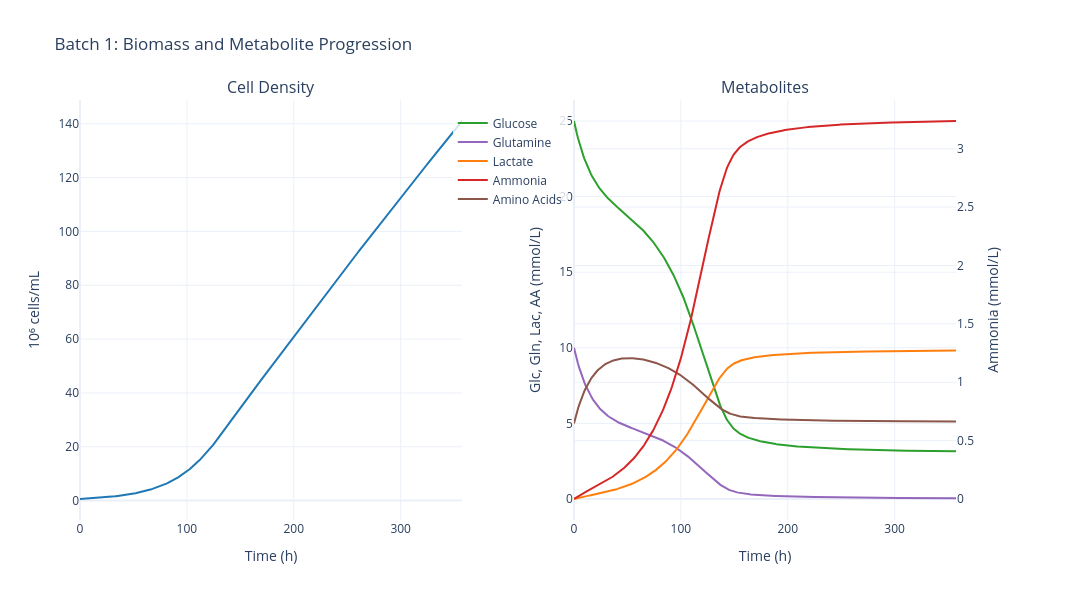

Source (notebook cell):
### Code cell
sim.data.plot_biomass_metabolites()

### Figure 1 — Plotly figure (JSON) as saved in the notebook; plotly's stock layout.template omitted (floating-point values rounded to 4 significant figures; data arrays with more than 128 entries replaced by an {"elided": "..."} marker saying what was removed)
{"data": [{"hovertemplate": "Time: %{x:.1f} h<br>Cell Density: %{y:.2f} 10⁶ cells/mL<extra></extra>", "line": {"color": "#1f77b4", "width": 2}, "mode": "lines", "name": "Cell Density", "showlegend": false, "type": "scatter", "x": {"elided": "427 float values"}, "xaxis": "x", "y": {"elided": "427 float values"}, "yaxis": "y"}, {"hovertemplate": "Time: %{x:.1f} h<br>Glucose: %{y:.2f} mmol/L<extra></extra>", "line": {"color": "#2ca02c", "width": 2}, "mode": "lines", "name": "Glucose", "type": "scatter", "x": {"elided": "427 float values"}, "xaxis": "x2", "y": {"elided": "427 float values"}, "yaxis": "y2"}, {"hovertemplate": "Time: %{x:.1f} h<br>Glutamine: %{y:.2f} mmol/L<extra></extra>", "line": {"color": "#9467bd", "width": 2}, "mode": "lines", "name": "Glutamine", "type": "scatter", "x": {"elided": "427 float values"}, "xaxis": "x2", "y": {"elided": "427 float values"}, "yaxis": "y2"}, {"hovertemplate": "Time: %{x:.1f} h<br>Lactate: %{y:.2f} mmol/L<extra></extra>", "line": {"color": "#ff7f0e", "width": 2}, "mode": "lines", "name": "Lactate", "type": "scatter", "x": {"elided": "427 float values"}, "xaxis": "x2", "y": {"elided": "427 float values"}, "yaxis": "y2"}, {"hovertemplate": "Time: %{x:.1f} h<br>Ammonia: %{y:.2f} mmol/L<extra></extra>", "line": {"color": "#d62728", "width": 2}, "mode": "lines", "name": "Ammonia", "type": "scatter", "x": {"elided": "427 float values"}, "xaxis": "x2", "y": {"elided": "427 float values"}, "yaxis": "y3"}, {"hovertemplate": "Time: %{x:.1f} h<br>Amino Acids: %{y:.2f} mmol/L<extra></extra>", "line": {"color": "#8c564b", "width": 2}, "mode": "lines", "name": "Amino Acids", "type": "scatter", "x": {"elided": "427 float values"}, "xaxis": "x2", "y": {"elided": "427 float values"}, "yaxis": "y2"}], "layout": {"annotations": [{"font": {"size": 16}, "showarrow": false, "text": "Cell Density", "x": 0.205, "xanchor": "center", "xref": "paper", "y": 1, "yanchor": "bottom", "yref": "paper"}, {"font": {"size": 16}, "showarrow": false, "text": "Metabolites", "x": 0.735, "xanchor": "center", "xref": "paper", "y": 1, "yanchor": "bottom", "yref": "paper"}], "font": {"size": 12}, "height": 600, "legend": {"bgcolor": "rgba(255,255,255,0.8)", "x": 0.4, "y": 0.98}, "showlegend": true, "title": {"text": "Batch 1: Biomass and Metabolite Progression"}, "width": 1400, "xaxis": {"anchor": "y", "domain": [0, 0.41], "title": {"text": "Time (h)"}}, "xaxis2": {"anchor": "y2", "domain": [0.53, 0.94], "title": {"text": "Time (h)"}}, "yaxis": {"anchor": "x", "domain": [0, 1], "title": {"text": "10⁶ cells/mL"}}, "yaxis2": {"anchor": "x2", "domain": [0, 1], "title": {"text": "Glc, Gln, Lac, AA (mmol/L)"}}, "yaxis3": {"anchor": "x2", "overlaying": "y2", "side": "right", "title": {"text": "Ammonia (mmol/L)"}}}}
